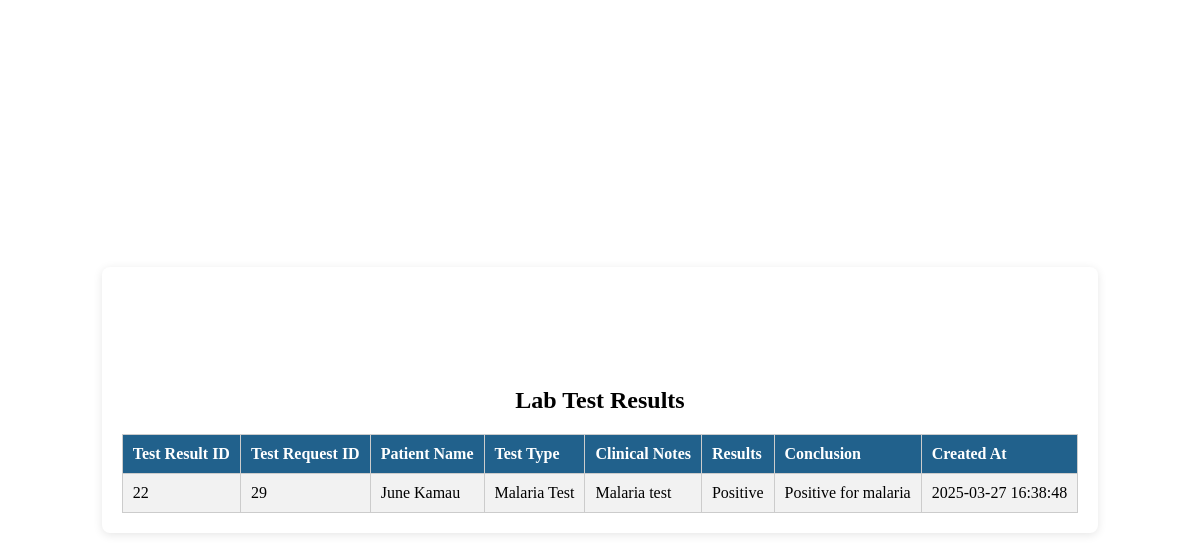
/ADMIN/lab_tests.php, run on the app's committed database.
### tables this page shows
CREATE TABLE `lab_results` (
  `Test_Result_ID` int(11) NOT NULL,
  `Test_Request_ID` int(11) NOT NULL,
  `PatientName` varchar(255) NOT NULL,
  `Test_Type` varchar(255) NOT NULL,
  `Clinical_Notes` text NOT NULL,
  `Results` text NOT NULL,
  `Conclusion` text NOT NULL,
  `CreatedAt` timestamp NOT NULL DEFAULT current_timestamp()
);

### ADMIN/lab_tests.php (the view, shortened to what this page needs)
<!DOCTYPE html>
<html lang="en">
<head>
</head>
<body>
    <div class="table-container">
        <h2 style="text-align: center;">Lab Test Results</h2>
        <?php
        $servername = "localhost";
        $username = "root";
        $password = "";
        $dbname = "jamii-hms";
        $conn = new mysqli($servername, $username, $password, $dbname);
        $sql = "SELECT Test_Result_ID, Test_Request_ID, PatientName, Test_Type, Clinical_Notes, Results, Conclusion, CreatedAt FROM lab_results ORDER BY CreatedAt DESC";
        $result = $conn->query($sql);
        if ($result->num_rows > 0) {
            echo "<table>";
            echo "<tr>
                    <th>Test Result ID</th>
                    <th>Test Request ID</th>
                    <th>Patient Name</th>
                    <th>Test Type</th>
                    <th>Clinical Notes</th>
                    <th>Results</th>
                    <th>Conclusion</th>
                    <th>Created At</th>
                </tr>";
            while ($row = $result->fetch_assoc()) {
                echo "<tr>";
                echo "<td>" . htmlspecialchars($row['Test_Result_ID']) . "</td>";
                echo "<td>" . htmlspecialchars($row['Test_Request_ID']) . "</td>";
                echo "<td>" . htmlspecialchars($row['PatientName']) . "</td>";
                echo "<td>" . htmlspecialchars($row['Test_Type']) . "</td>";
                echo "<td>" . htmlspecialchars($row['Clinical_Notes']) . "</td>";
                echo "<td>" . htmlspecialchars($row['Results']) . "</td>";
                echo "<td>" . htmlspecialchars($row['Conclusion']) . "</td>";
                echo "<td>" . htmlspecialchars($row['CreatedAt']) . "</td>";
                echo "</tr>";
            }
            echo "</table>";
        } else {
            echo "<p style='text-align: center; color: gray;'>No lab results found.</p>";
        }
        ?>
    </div>
</body>
</html>

### ADMIN/lab_tests.php (style rules this page uses)
body { display: flex; justify-content: center; align-items: center; height: 100vh; margin: 0; background-color: white; }
.table-container { max-width: 1100px; margin: 0 auto; background-color: #ffffff; padding: 20px; border-radius: 8px; box-shadow: 0 2px 10px rgba(0, 0, 0, 0.1); padding-top: 100px; }
table { width: 100%; border-collapse: collapse; margin-top: 20px; }
table, th, td { border: 1px solid #ccc; }
th, td { padding: 10px; text-align: left; }
th { background-color: #21618c; color: #fff; }
tr:nth-child(even) { background-color: #f2f2f2; }

### data on the page
lab_results: Test_Result_ID "22", Test_Request_ID "29", PatientName "June Kamau", Test_Type "Malaria Test", Clinical_Notes "Malaria test", Results "Positive", Conclusion "Positive for malaria", CreatedAt "2025-03-27 16:38:48"
